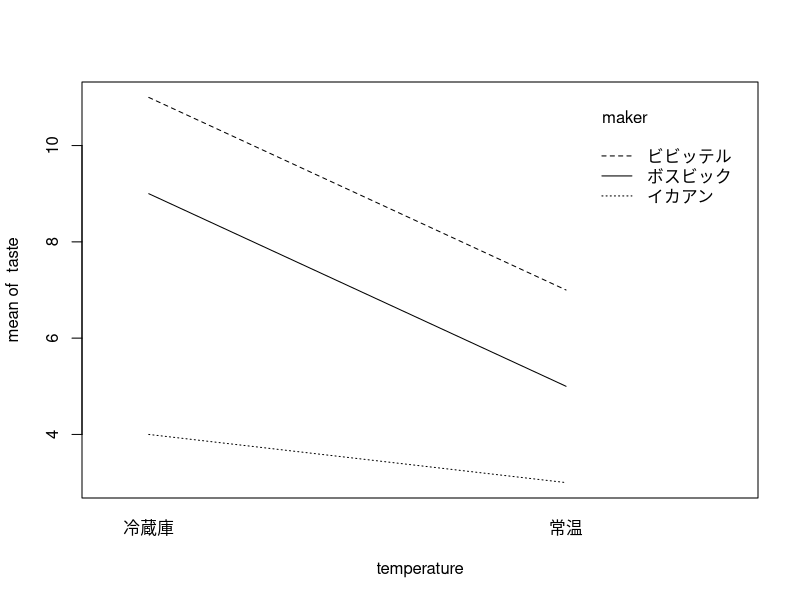
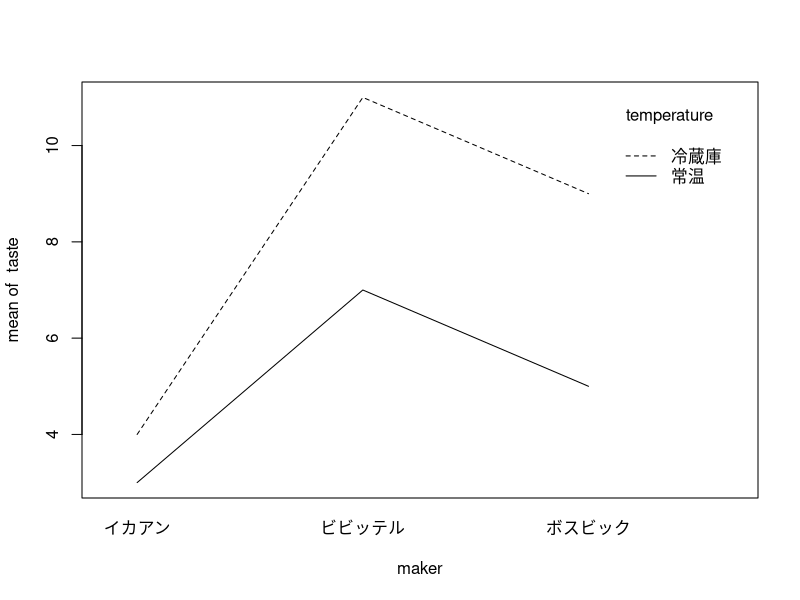

The R source for these figures, in order:
## ---- chunk 1
knitr::opts_chunk$set(echo = TRUE)
## ---- chunk 2
A <- c(15, 9, 18, 14, 18)
B <- c(13, 8, 8, 12, 7)
C <- c(10, 6, 11, 7, 12)
D <- c(10, 7, 3, 5, 7)
stat_test_2 <- c(A, B, C, D)
stat_test_2

# 指導法ごとにカテゴリを表せるようにしておく
method <- c(rep("A", 5), rep("B", 5), rep("C", 5), rep("D", 5))
method
# 文字列型を要因型を要因型に変換する。分散分析の関数が要因型を受けるようになってる。
method_factor <- factor(method)
method_factor

# 分散分析1
# 第一引数は 従属変数~説明変数 という書式
oneway.test(stat_test_2 ~ method_factor, var.equal = TRUE)

# 分散分析2
summary(aov(stat_test_2 ~ method_factor))

# 分散分析3
anova(lm(stat_test_2 ~ method_factor))
## ---- chunk 3
taste <- c(6, 4, 5, 3, 2, 10, 8, 10, 8, 9, 11, 12, 12, 10, 10, 5, 4, 2, 2, 2, 7, 6, 5, 4, 3, 12, 8, 5, 6, 4)
taste

temperature <- factor(c(rep("冷蔵庫", 15), rep("常温", 15)))
temperature

maker <- factor(rep(c(rep("イカアン", 5), rep("ボスビック", 5), rep("ビビッテル", 5)), 2))
maker

# temperature * makerでそれぞれの趣向かと交互作用のすべてを含めるという意味になる
summary(aov(taste ~ temperature * maker))

interaction.plot(temperature, maker, taste)
interaction.plot(maker, temperature, taste)
